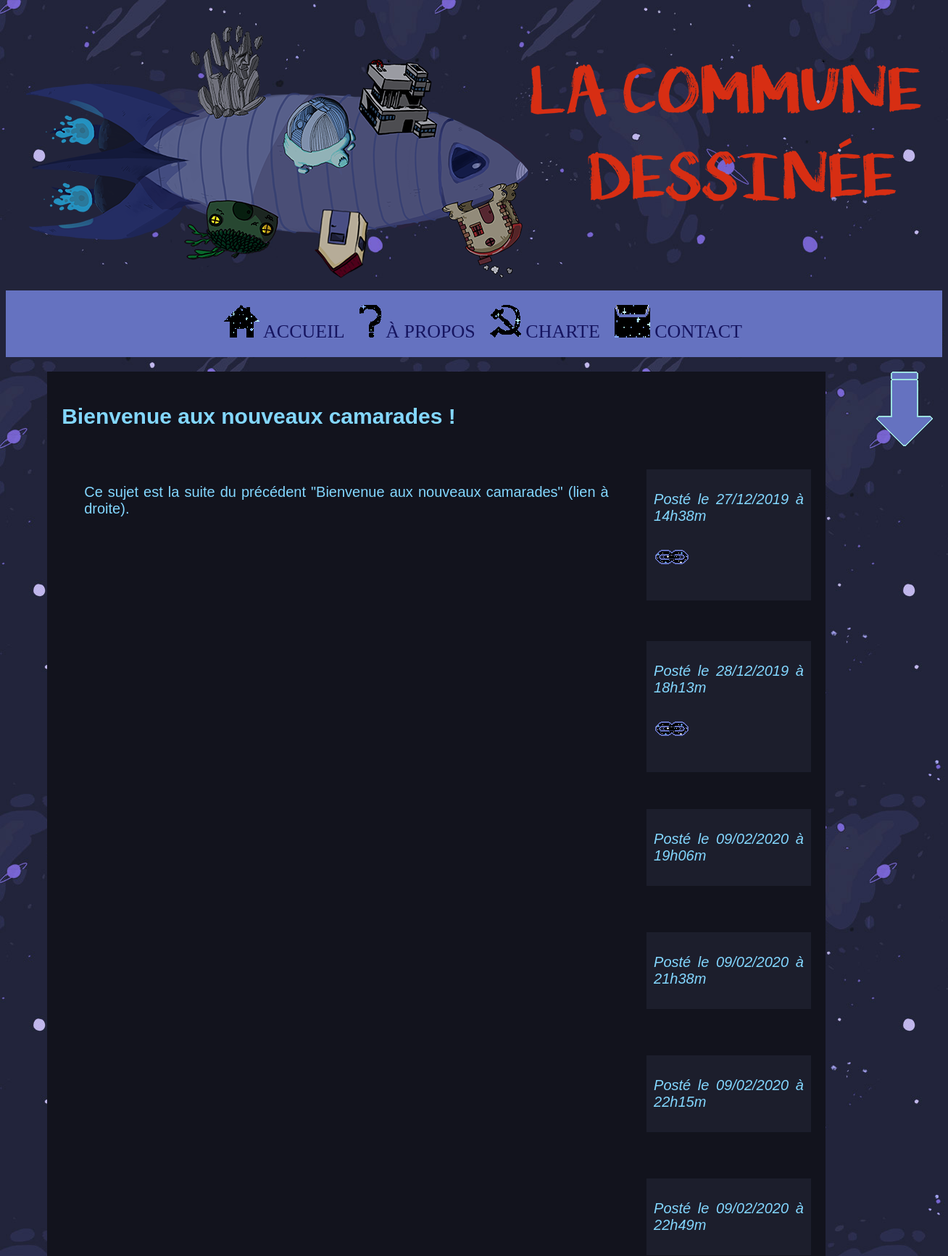
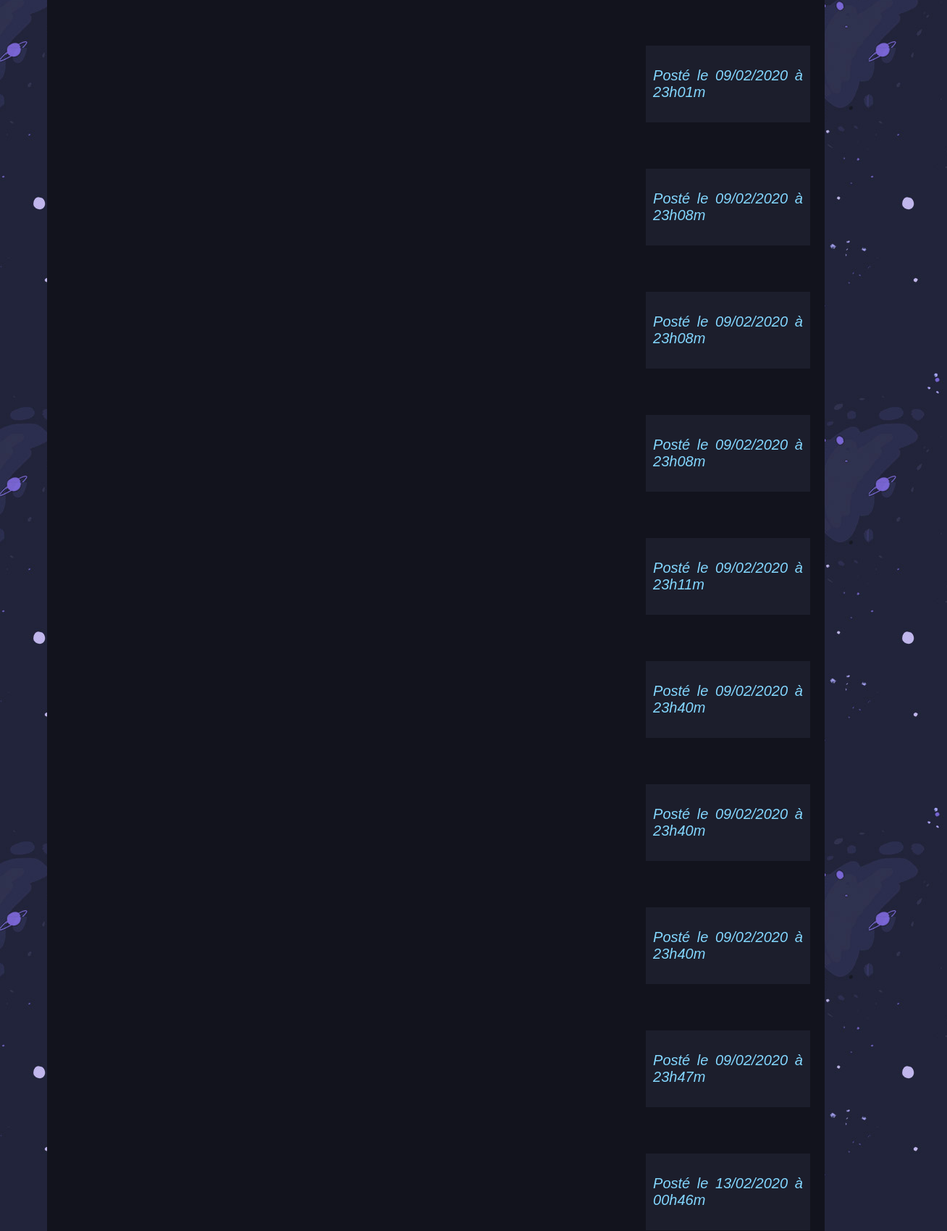
Page /commune_dessinee/index.php?section=sujet&id_sujet=26&archive=1 (upper part) on the committed database (2 pictures, top to bottom).
### tables this page shows
CREATE TABLE `sujets` (
  `id` int(11) NOT NULL,
  `titre` varchar(255) NOT NULL,
  `date_crea` datetime NOT NULL,
  `date_fin` datetime NOT NULL,
  `date_suppr` datetime NOT NULL,
  `archive` int(11) NOT NULL,
  `suppr` tinyint(1) NOT NULL,
  `type` varchar(255) NOT NULL,
  `id_init` int(11) NOT NULL
);

CREATE TABLE `messages` (
  `id` int(11) NOT NULL,
  `mail` varchar(255) NOT NULL,
  `texte` text NOT NULL,
  `lien` varchar(255) NOT NULL,
  `nomfichier` varchar(255) NOT NULL,
  `date_post` datetime NOT NULL,
  `ordre` int(11) NOT NULL,
  `suppr` tinyint(1) NOT NULL,
  `date_suppr` datetime NOT NULL,
  `id_sujet` int(11) NOT NULL
);

### commune_dessinee/modele/sujets/get_messagessujet.php (the view, shortened to what this page needs)
<?php
function get_titresujet($idsujet)
{
  global $bdd;
  $idsujet = (int) $idsujet;
  $req = $bdd->prepare('SELECT id, titre FROM sujets WHERE id=?');
  $req->execute(array($idsujet));
  $ttitre=$req->fetchAll();
  return $ttitre;
}
function get_messagessujet($idsujet,$suppr)
{
    global $bdd;
    $idsujet = (int) $idsujet;
    $req = $bdd->prepare('SELECT
                          id,
                          nomfichier,
                          texte,
                          lien,
                          mail,
                          id_sujet,
                          ordre,
                          suppr,
                          DATE_FORMAT(date_post, "le %d/%m/%Y à %Hh%im") AS date
                          FROM messages
                          WHERE id_sujet=? AND suppr=?
                          ORDER BY ordre');
    $req->execute(array($idsujet,$suppr));
    $messages = $req->fetchAll();
    return $messages;
}
function supprime_sujet($idsujet)
{
  $idsujet = (int) $idsujet;
  $supprime=0;
  return $supprime;
}
function format_message($message)
{
  $smessage=$message;
  $smessage=str_replace('&lt;br/&gt;', '<br/>', $smessage);
  $smessage=str_replace('&lt;br /&gt;', '<br/>', $smessage);
  $smessage=str_replace('&lt;em&gt;', '<em>', $smessage);
  $smessage=str_replace('&lt;/em&gt;', '</em>', $smessage);
  $smessage=str_replace('&lt;u&gt;', '<u>', $smessage);
  $smessage=str_replace('&lt;/u&gt;', '</u>', $smessage);
  $smessage=str_replace('&lt;i&gt;', '<i>', $smessage);
  $smessage=str_replace('&lt;/i&gt;', '</i>', $smessage);
  $smessage=str_replace('&lt;b&gt;', '<b>', $smessage);
  $smessage=str_replace('&lt;/b&gt;', '</b>', $smessage);
  return $smessage;
}

### commune_dessinee/controle/sujets/sujet.php (shortened to what this page needs)
<?php
include_once('modele/sujets/get_messagessujet.php');
if ( (isset($_GET['id_sujet'])) AND ($_GET['id_sujet']>=0) AND (is_numeric($_GET['id_sujet'])) ) {
	$idsujet=intval($_GET['id_sujet']);
	$ttitre= get_titresujet($idsujet);
	foreach($ttitre as $cle => $titre)
	{
		$ttitre[$cle]['titre']=nl2br(htmlspecialchars($titre['titre']));
	}
	$messages = get_messagessujet($idsujet,0);
	foreach($messages as $cle => $message)
	{
		$messages[$cle]['suppr'] = (bool) $message['suppr'];
		if (!$messages[$cle]['suppr']) {
		    $messages[$cle]['ordre'] = format_message($message['ordre']);
		    $messages[$cle]['date'] = nl2br(htmlspecialchars($message['date']));
			if (strlen(htmlspecialchars($message['lien']))>=2) {
				$messages[$cle]['lien'] = '<a href="' . format_message($message['lien']). '"> <img src="vue/images/icone_lien.gif"></a>';
			}else{
				$messages[$cle]['lien'] = '';
			}
			$messages[$cle]['texte'] = nl2br(htmlspecialchars($message['texte']));
			if (strlen($messages[$cle]['texte'])>=2) {
				$messages[$cle]['texte'] = format_message($message['texte']) . '<br/><br/>';
			}else{
				$messages[$cle]['texte']='';
			}
			if (htmlspecialchars($message['nomfichier'])>=5) {
				$messages[$cle]['nomfichier']='<img class="topic" src="caveafromages/' . htmlspecialchars($message['nomfichier']) . '"/">';
			}else{
				$messages[$cle]['nomfichier']='';
			}
			if (strlen(nl2br(htmlspecialchars($message['mail'])))>=0) {
				$messages[$cle]['mail'] = nl2br(htmlspecialchars($message['mail']));
			}else{
				$messages[$cle]['mail'] = '';
			}
		}
	}
	include_once('vue/sujets/sujet.php');
}else{
	include_once('vue/erreur404.php');
}

### commune_dessinee/vue/sujets/sujet.php (shortened to what this page needs)
<!DOCTYPE html>
<html>
	<?php include("vue/head.php"); ?>
	<body>
		<?php include("vue/headernav.php"); ?>
		<a href="#fin" style="float: right; margin-top: 20px;"><img src="vue/images/retour_bas.png"></a>
		<section>
			<h1><?php echo $titre['titre']; ?></h1>
			<?php
			foreach($messages as $message)
			{?>
			<section class="bloc">
				<article>
	 				<p>
		 				<?php
							echo $message['texte'];
						?>
					</p>
					<br/><br/>
				</article>
				<aside>
					<p> <em> Posté <?php echo $message['date'];?> </em></p>
					<p><?php echo $message['lien'];?> </p>
 				</aside>
			</section>
			<?php
			}
			?>
		</section>
	</body>
</html>

### commune_dessinee/vue/stylefofococo3.css (style rules this page uses)
body { background-image: url("images/fondfofo.jpg"); color: #83d7ff; font-size: 20px; }
a { color: #4376AC; text-decoration: none; }
article, aside { display: inline-block; vertical-align: top; text-align: justify; }
aside { position: relative; float: right; width:20%; font-family: sans-serif; text-align: justify; word-wrap: break-word; padding: 10px; margin-top: 3%; margin-right: auto; background-color: #1C1E2C; }
article { float: left; margin-top: 3%; margin-bottom: 3%; margin-left: 3%; margin-right: auto; width:70%; }
section.bloc { width: 100%; font-family: sans-serif; border: none; text-align: justify; word-wrap: break-word; margin: -20px; border: 3px; }
section { width: 80%; min-width: 400px; min-height: 150px; background-color: #12131d; font-family: sans-serif; text-align: justify; word-wrap: break-word; overflow: auto; padding: 20px; margin-bottom: 20px; margin-top: 20px; margin-left: auto; margin-right: auto; }
h1 { border: 3px; border-color: #000180; border-radius: 10px; }

### rows in the picture
sujets: titre "Bienvenue aux nouveaux camarades !"
messages: texte "Ce sujet est la suite du précédent \"Bienvenue aux nouveaux camarades\" (lien à droite).", date "le 27/12/2019 à 14h38m"
messages: date "le 28/12/2019 à 18h13m"
messages: date "le 09/02/2020 à 19h06m"
messages: date "le 09/02/2020 à 21h38m"
messages: date "le 09/02/2020 à 22h15m"
messages: date "le 09/02/2020 à 22h49m"
messages: date "le 09/02/2020 à 23h01m"
messages: date "le 09/02/2020 à 23h08m"
messages: date "le 09/02/2020 à 23h08m"
messages: date "le 09/02/2020 à 23h08m"
messages: date "le 09/02/2020 à 23h11m"
messages: date "le 09/02/2020 à 23h40m"
messages: date "le 09/02/2020 à 23h40m"
messages: date "le 09/02/2020 à 23h40m"
messages: date "le 09/02/2020 à 23h47m"
messages: date "le 13/02/2020 à 00h46m"
